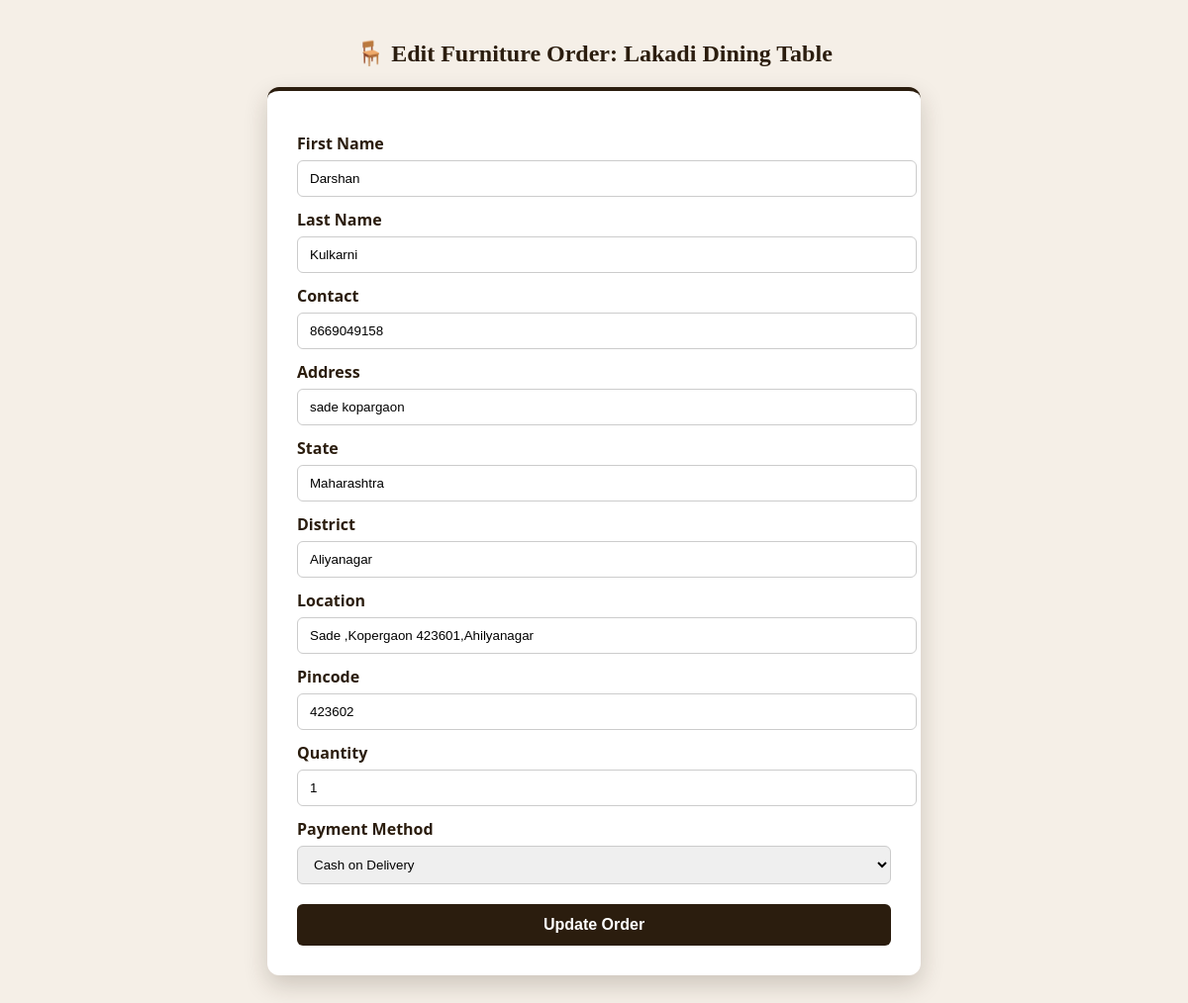
/edit-booking/8/ (signed in), run on the app's committed database.
### plants/models.py (models this page shows, shortened)
class Booking(models.Model):
    user = models.ForeignKey(User, on_delete=models.CASCADE)
    plant = models.ForeignKey(Plant, on_delete=models.CASCADE)
    first_name = models.CharField(max_length=50, default="N/A")
    last_name = models.CharField(max_length=50, default="N/A")
    contact = models.CharField(max_length=15, default="0000000000")
    address = models.TextField(default="N/A")
    state = models.CharField(max_length=50, default="N/A")
    district = models.CharField(max_length=50, default="N/A")
    location = models.CharField(max_length=50, default="N/A")
    pincode = models.CharField(max_length=10, default="000000")
    pay_method = models.CharField(max_length=10, choices=PAYMENT_CHOICES, default='offline')
    quantity = models.PositiveIntegerField(default=1)
    booking_date = models.DateTimeField(auto_now_add=True)
    delivery_date = models.DateTimeField(default=datetime.now() + timedelta(days=4))
    status = models.CharField(max_length=10, choices=ORDER_STATUS, default='pending')

class Plant(models.Model):
    plant_id = models.CharField(max_length=20, unique=True)
    name = models.CharField(max_length=100)
    info = models.TextField()
    price = models.DecimalField(max_digits=10, decimal_places=2)
    image = models.ImageField(upload_to='plants/')
    plant_type = models.CharField(max_length=100, default='Sapling')
    growth = models.CharField(max_length=50)  # e.g. 5 months / 10 months
    quality = models.CharField(max_length=50)
    quantity = models.IntegerField(default=0)

### plants/views.py (the view, shortened to what this page needs)
# urls.py: path('edit-booking/<int:id>/', views.edit_booking, name='edit_booking'),
@login_required
def edit_booking(request, id):
    booking = get_object_or_404(Booking, id=id)
    return render(request, 'edit_booking.html', {'booking': booking})

### templates/edit_booking.html (shortened to what this page needs)
{% load static %}
<!DOCTYPE html>
<html>
<head>
</head>
<body>
    <h2>🪑 Edit Furniture Order: {{ booking.plant.name }}</h2>
    <div class="form-container">
        <form method="POST">
            <label>First Name</label>
            <input type="text" name="first_name" value="{{ booking.first_name }}" required>
            <label>Last Name</label>
            <input type="text" name="last_name" value="{{ booking.last_name }}" required>
            <label>Contact</label>
            <input type="text" name="contact" value="{{ booking.contact }}" required>
            <label>Address</label>
            <input type="text" name="address" value="{{ booking.address }}" required>
            <label>State</label>
            <input type="text" name="state" value="{{ booking.state }}">
            <label>District</label>
            <input type="text" name="district" value="{{ booking.district }}">
            <label>Location</label>
            <input type="text" name="location" value="{{ booking.location }}">
            <label>Pincode</label>
            <input type="text" name="pincode" value="{{ booking.pincode }}">
            <label>Quantity</label>
            <input type="number" name="quantity" value="{{ booking.quantity }}" min="1" required>
            <label>Payment Method</label>
            <select name="pay_method">
                <option value="offline" {% if booking.pay_method == 'offline' %}selected{% endif %}>
                    Cash on Delivery
                </option>
            </select>
            <button type="submit">Update Order</button>
        </form>
    </div>
</body>
</html>

### templates/edit_booking.html (style rules this page uses)
body { font-family: 'Segoe UI', Tahoma, Geneva, Verdana, sans-serif; background: #f5efe7; margin: 0; padding: 0; }
h2 { text-align: center; color: #2b1d0e; margin: 40px 0 20px 0; font-family: 'Playfair Display', serif; }
.form-container { width: 90%; max-width: 600px; margin: 0 auto 50px auto; background: #ffffff; padding: 30px; border-radius: 12px; box-shadow: 0 10px 25px rgba(43,29,14,0.2); border-top: 4px solid #2b1d0e; animation: fadeIn 0.8s ease-in-out; }
label { display: block; margin: 12px 0 6px 0; font-weight: bold; color: #2b1d0e; }
input[type="text"], input[type="number"], select { width: 100%; padding: 10px 12px; border: 1px solid #ccc; border-radius: 6px; transition: 0.3s; outline: none; }
button { margin-top: 20px; padding: 12px; width: 100%; background: #2b1d0e; color: white; font-size: 16px; font-weight: bold; border: none; border-radius: 6px; cursor: pointer; transition: 0.3s; }

### data on the page
Booking: plant.name "Lakadi Dining Table", first_name "Darshan", last_name "Kulkarni", contact "8669049158", address "sade kopargaon", state "Maharashtra", district "Aliyanagar", location "Sade ,Kopergaon 423601,Ahilyanagar", pincode "423602", quantity "1", pay_method "Cash on Delivery"
